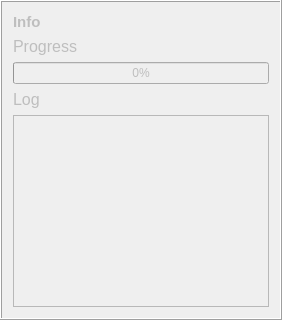
     <widget class="QFrame" name="frame_info">
      <property name="enabled">
       <bool>true</bool>
      </property>
      <property name="sizePolicy">
       <sizepolicy hsizetype="Preferred" vsizetype="Preferred">
        <horstretch>0</horstretch>
        <verstretch>0</verstretch>
       </sizepolicy>
      </property>
      <property name="frameShape">
       <enum>QFrame::Box</enum>
      </property>
      <property name="frameShadow">
       <enum>QFrame::Raised</enum>
      </property>
      <layout class="QGridLayout" name="gridLayout_8">
       <item row="0" column="0">
        <widget class="QLabel" name="label_info">
         <property name="enabled">
          <bool>false</bool>
         </property>
         <property name="maximumSize">
          <size>
           <width>16777215</width>
           <height>30</height>
          </size>
         </property>
         <property name="font">
          <font>
           <pointsize>11</pointsize>
           <weight>75</weight>
           <bold>true</bold>
          </font>
         </property>
         <property name="text">
          <string>Info</string>
         </property>
        </widget>
       </item>
       <item row="1" column="0">
        <widget class="QLabel" name="label_progressTotal">
         <property name="enabled">
          <bool>false</bool>
         </property>
         <property name="maximumSize">
          <size>
           <width>16777215</width>
           <height>30</height>
          </size>
         </property>
         <property name="font">
          <font>
           <pointsize>12</pointsize>
           <weight>50</weight>
           <bold>false</bold>
          </font>
         </property>
         <property name="text">
          <string>Progress</string>
         </property>
        </widget>
       </item>
       <item row="2" column="0">
        <widget class="QProgressBar" name="progressBar_total">
         <property name="enabled">
          <bool>false</bool>
         </property>
         <property name="sizePolicy">
          <sizepolicy hsizetype="Preferred" vsizetype="Preferred">
           <horstretch>0</horstretch>
           <verstretch>0</verstretch>
          </sizepolicy>
         </property>
         <property name="maximumSize">
          <size>
           <width>16777215</width>
           <height>40</height>
          </size>
         </property>
         <property name="value">
          <number>0</number>
         </property>
        </widget>
       </item>
       <item row="3" column="0">
        <widget class="QLabel" name="label_log">
         <property name="enabled">
          <bool>false</bool>
         </property>
         <property name="maximumSize">
          <size>
           <width>16777215</width>
           <height>30</height>
          </size>
         </property>
         <property name="font">
          <font>
           <pointsize>12</pointsize>
           <weight>50</weight>
           <bold>false</bold>
          </font>
         </property>
         <property name="text">
          <string>Log</string>
         </property>
        </widget>
       </item>
       <item row="4" column="0">
        <widget class="QListWidget" name="listWidget_log">
         <property name="enabled">
          <bool>false</bool>
         </property>
         <property name="sizePolicy">
          <sizepolicy hsizetype="Preferred" vsizetype="Preferred">
           <horstretch>0</horstretch>
           <verstretch>0</verstretch>
          </sizepolicy>
         </property>
         <property name="minimumSize">
          <size>
           <width>0</width>
           <height>0</height>
          </size>
         </property>
         <property name="font">
          <font>
           <pointsize>8</pointsize>
           <weight>50</weight>
           <bold>false</bold>
          </font>
         </property>
         <property name="flow">
          <enum>QListView::TopToBottom</enum>
         </property>
        </widget>
       </item>
      </layout>
     </widget>
